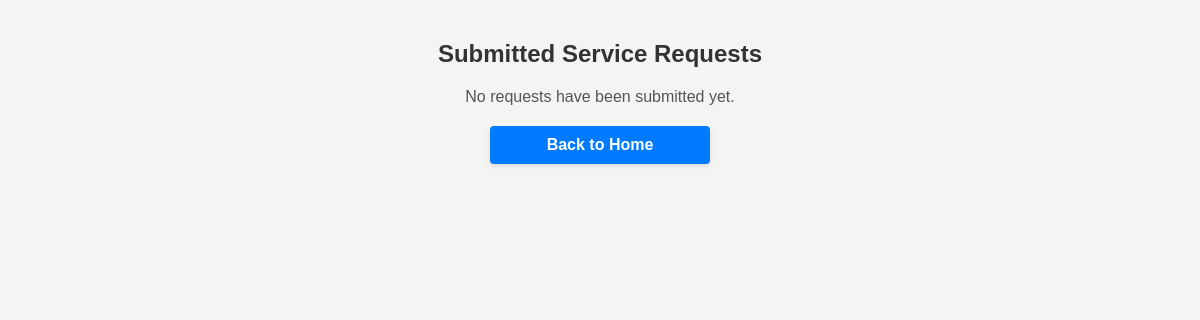
Page /view_requests/ on the earlier database version.
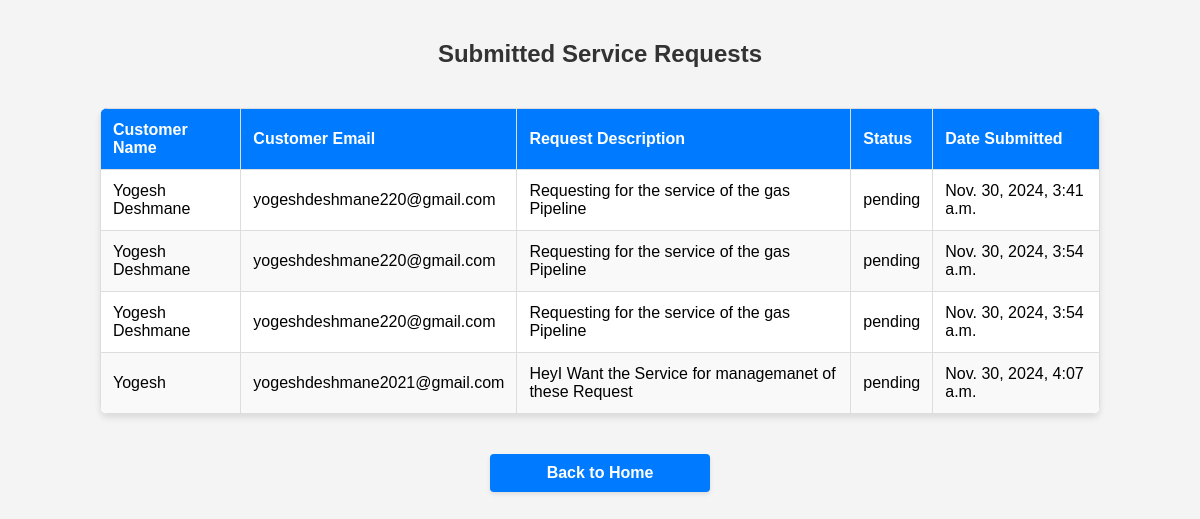
Same page on the later database version.
### customers/models.py (models this page shows, shortened)
class ServiceRequest(models.Model):
    STATUS_CHOICES = [
        ('pending', 'Pending'),
        ('in_progress', 'In Progress'),
        ('completed', 'Completed'),
    ]
    customer_name = models.CharField(max_length=100)
    customer_email = models.EmailField()
    request_description = models.TextField()
    status = models.CharField(
        max_length=20,
        choices=STATUS_CHOICES,
        default='pending',
    )
    date_submitted = models.DateTimeField(auto_now_add=True)

### customers/views.py (the view)
# urls.py: path('view_requests/', views.view_request, name='view_requests'),
def view_request(request):
    requests = ServiceRequest.objects.all()
    return render(request, 'view_request.html', {'requests': requests})

### customers/templates/view_request.html (shortened to what this page needs)
<!DOCTYPE html>
<html lang="en">
<head>
</head>
<body>
<h2>Submitted Service Requests</h2>
{% if requests %}
<div class="table-container">
    <table>
        <thead>
        <tr>
            <th>Customer Name</th>
            <th>Customer Email</th>
            <th>Request Description</th>
            <th>Status</th>
            <th>Date Submitted</th>
        </tr>
        </thead>
        <tbody>
        {% for request in requests %}
        <tr>
            <td>{{ request.customer_name }}</td>
            <td>{{ request.customer_email }}</td>
            <td>{{ request.request_description }}</td>
            <td>{{ request.status }}</td>
            <td>{{ request.date_submitted }}</td>
        </tr>
        {% endfor %}
        </tbody>
    </table>
</div>
{% else %}
<p>No requests have been submitted yet.</p>
{% endif %}
<a href="{% url 'home' %}">Back to Home</a>
</body>
</html>

### customers/templates/view_request.html (style rules this page uses)
body { font-family: Arial, sans-serif; background-color: #f4f4f4; margin: 0; padding: 20px; }
h2 { text-align: center; color: #333; margin-bottom: 20px; }
.table-container { display: flex; justify-content: center; }
table { width: 90%; max-width: 1000px; border-collapse: collapse; margin: 20px 0; background: #ffffff; border-radius: 8px; overflow: hidden; box-shadow: 0 4px 6px rgba(0, 0, 0, 0.1); }
thead { background-color: #007BFF; color: #ffffff; }
th, td { padding: 12px; text-align: left; border: 1px solid #ddd; }
tbody tr:nth-child(even) { background-color: #f9f9f9; }
a { display: block; text-align: center; margin: 20px auto; width: 200px; padding: 10px; background-color: #007BFF; color: white; text-decoration: none; font-weight: bold; border-radius: 4px; box-shadow: 0 2px 4px rgba(0, 0, 0, 0.1); }

Differences in the rows shown:
added ServiceRequest: customer_name "Yogesh Deshmane", customer_email "yogeshdeshmane220@gmail.com", request_description "Requesting for the service of the gas Pipeline", status "pending", date_submitted "Nov. 30, 2024, 3:41 a.m."
added ServiceRequest: customer_name "Yogesh Deshmane", customer_email "yogeshdeshmane220@gmail.com", request_description "Requesting for the service of the gas Pipeline", status "pending", date_submitted "Nov. 30, 2024, 3:54 a.m."
added ServiceRequest: customer_name "Yogesh Deshmane", customer_email "yogeshdeshmane220@gmail.com", request_description "Requesting for the service of the gas Pipeline", status "pending", date_submitted "Nov. 30, 2024, 3:54 a.m."
added ServiceRequest: customer_name "Yogesh", customer_email "yogeshdeshmane2021@gmail.com", request_description "HeyI Want the Service for managemanet of these Request", status "pending", date_submitted "Nov. 30, 2024, 4:07 a.m."
Other differences:
text no longer shown: "No requests have been submitted yet."
text now shown: "Customer Name Customer Email Request Description Status Date Submitted"
